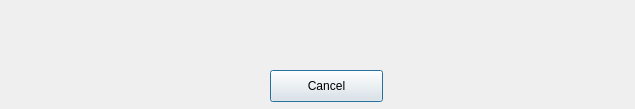
<?xml version="1.0" encoding="UTF-8"?>
<ui version="4.0">
 <class>ProgressDialog</class>
 <widget class="QDialog" name="ProgressDialog">
  <property name="windowModality">
   <enum>Qt::WindowModal</enum>
  </property>
  <property name="enabled">
   <bool>true</bool>
  </property>
  <property name="geometry">
   <rect>
    <x>0</x>
    <y>0</y>
    <width>635</width>
    <height>109</height>
   </rect>
  </property>
  <property name="contextMenuPolicy">
   <enum>Qt::DefaultContextMenu</enum>
  </property>
  <property name="windowTitle">
   <string>Progress ...</string>
  </property>
  <property name="modal">
   <bool>true</bool>
  </property>
  <widget class="QLabel" name="lbl_progress_status">
   <property name="geometry">
    <rect>
     <x>30</x>
     <y>30</y>
     <width>581</width>
     <height>16</height>
    </rect>
   </property>
   <property name="text">
    <string/>
   </property>
   <property name="alignment">
    <set>Qt::AlignCenter</set>
   </property>
  </widget>
  <widget class="QPushButton" name="btn_cancel_progress">
   <property name="geometry">
    <rect>
     <x>270</x>
     <y>70</y>
     <width>113</width>
     <height>32</height>
    </rect>
   </property>
   <property name="text">
    <string>Cancel</string>
   </property>
  </widget>
 </widget>
 <resources/>
 <connections/>
</ui>
